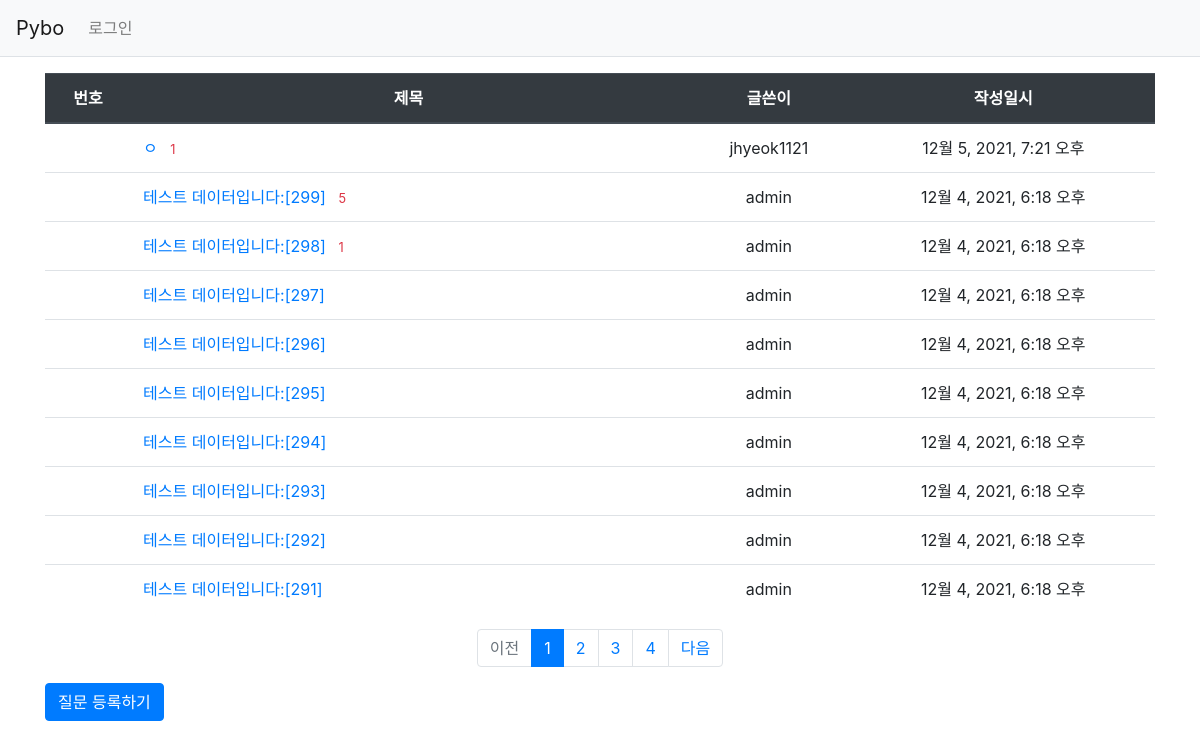
Screenshot of /pybo/ with the database file from the repository.
### pybo/models.py (models this page shows, shortened)
class Question(models.Model):
    author = models.ForeignKey(User, on_delete=models.CASCADE)
    subject = models.CharField(max_length=200)
    content = models.TextField()
    create_date = models.DateTimeField()
    modify_date = models.DateTimeField(null=True, blank=True)

### pybo/views.py (the view)
# urls.py: path('', views.index, name='index'), # '/' 에 해당되는 path
def index(request):
    page = request.GET.get('page', '1')  # 페이지
    question_list = Question.objects.order_by('-create_date')
    paginator = Paginator(question_list, 10)  # 페이지당 10개씩 보여주기
    page_obj = paginator.get_page(page)
    context = {'question_list': page_obj}
    return render(request, 'pybo/question_list.html', context)

### templates/pybo/question_list.html
{% extends 'base.html' %}
{% block content %}
<div class="container my-3">
<table class="table"> <thead>
<tr class="text-center thead-dark"> <th>번호</th>
<th style="width:50%">제목</th>
    <th>글쓴이</th>
<th>작성일시</th> </tr>
</thead>
<tbody>
{% if question_list %}
{% for question in question_list %}
<tr class="text-center">
<td>
</td>
    <td class="text-left">
<a href="{% url 'pybo:detail' question.id %}">{{ question.subject }}</a>
        {% if question.answer_set.count > 0 %}
        <span class="text-danger small ml-2">{{ question.answer_set.count }}</span>
        {% endif %}
    </td>
    <td>{{ question.author.username }}</td>
<td>{{ question.create_date }}</td> </tr>
{% endfor %} {% else %} <tr>
<td colspan="3">질문이 없습니다.</td> </tr>
{% endif %}
</tbody>
    </table>
<ul class="pagination justify-content-center">
{% if question_list.has_previous %} <li class="page-item">
<a class="page-link" href="?page={{ question_list.previous_page_number }}">이전</a> </li>
{% else %}
<li class="page-item disabled">
<a class="page-link" tabindex="-1" aria-disabled="true" href="#">이전</a> </li>
{% endif %}
{% for page_number in question_list.paginator.page_range %}
{% if page_number >= question_list.number|add:-3 and page_number <= question_list.number|add:3 %}
{% if page_number == question_list.number %} <li class="page-item active" aria-current="page">
<a class="page-link" href="?page={{ page_number }}">{{ page_number }}</a> </li>
{% else %}
<li class="page-item">
<a class="page-link" href="?page={{ page_number }}">{{ page_number }}</a> </li>
{% endif %}
{% endif %}
    {% endfor %}
{% if question_list.has_next %} <li class="page-item">
<a class="page-link" href="?page={{ question_list.next_page_number }}">다음</a> </li>
{% else %}
<li class="page-item disabled">
<a class="page-link" tabindex="-1" aria-disabled="true" href="#">다음</a> </li>
{% endif %} </ul>
    <a href="{% url 'pybo:question_create' %}" class="btn btn-primary">질문 등록하기</a>
</div>
{% endblock %}

### templates/base.html (shortened to what this page needs)
{% load static %}
<!doctype html>
<html lang="ko">
<head>
<link rel="stylesheet" type="text/css" href="{% static 'bootstrap..min.css' %}">
<link rel="stylesheet" type="text/css" href="{% static 'style.css' %}">
</head>
<body>
{% include "navbar.html" %}
{% block content %}
{% endblock %}
</body>
</html>

### templates/navbar.html (shortened to what this page needs)
<nav class="navbar navbar-expand-lg navbar-light bg-light border-bottom">
<a class="navbar-brand" href="{% url 'pybo:index' %}">Pybo</a>
<div class="collapse navbar-collapse flex-grow-0" id="navbarNav"> <ul class="navbar-nav">
<li class="nav-item ">
    {% if user.is_authenticated %}
<a class="nav-link" href="{% url 'common:logout' %}">{{ user.username }} (로그아웃)</a>
    {% else %}
<a class="nav-link" href="{% url 'common:login' %}">로그인</a>
{% endif %}
</li> </ul>
</div> </nav>

### rows the page displays
Question: subject "ㅇ", answer_set.count "1", author.username "jhyeok1121", create_date "12월 5, 2021, 7:21 오후"
Question: subject "테스트 데이터입니다:[299]", answer_set.count "5", author.username "admin", create_date "12월 4, 2021, 6:18 오후"
Question: subject "테스트 데이터입니다:[298]", answer_set.count "1", author.username "admin", create_date "12월 4, 2021, 6:18 오후"
Question: subject "테스트 데이터입니다:[297]", author.username "admin", create_date "12월 4, 2021, 6:18 오후"
Question: subject "테스트 데이터입니다:[296]", author.username "admin", create_date "12월 4, 2021, 6:18 오후"
Question: subject "테스트 데이터입니다:[295]", author.username "admin", create_date "12월 4, 2021, 6:18 오후"
Question: subject "테스트 데이터입니다:[294]", author.username "admin", create_date "12월 4, 2021, 6:18 오후"
Question: subject "테스트 데이터입니다:[293]", author.username "admin", create_date "12월 4, 2021, 6:18 오후"
Question: subject "테스트 데이터입니다:[292]", author.username "admin", create_date "12월 4, 2021, 6:18 오후"
Question: subject "테스트 데이터입니다:[291]", author.username "admin", create_date "12월 4, 2021, 6:18 오후"

### other values shown
{{ page_number }} "1"
{{ page_number }} "2" "3" "4"
